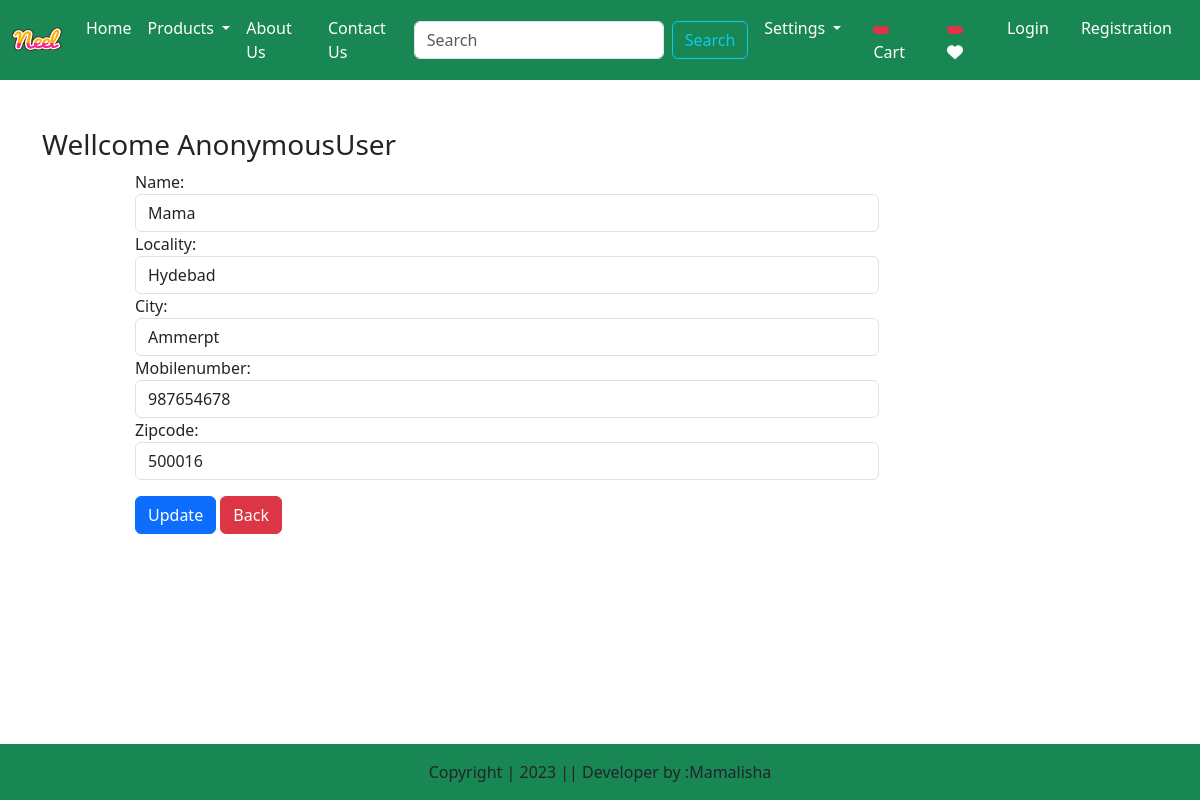
The app's page /updateAddress/3 with its own data.
### testapp/models.py (models this page shows, shortened)
class Customer(models.Model):
    user = models.ForeignKey(User , on_delete = models.CASCADE)
    name = models.CharField(max_length = 200)
    locality = models.CharField(max_length = 200)
    city = models.CharField(max_length = 50)
    mobilenumber = models.IntegerField(default = 0)
    zipcode = models.IntegerField()

### testapp/views.py (the view, shortened to what this page needs)
# urls.py: path('updateAddress/<int:pk>', views.updateAddress.as_view(), name='updateAddress'),
class updateAddress(View):
    def get(self,request,pk):
        add = Customer.objects.get(pk=pk)
        form = CustomerProfileForm(instance=add)
        totalitem = 0
        wishitem = 0
        if request.user.is_authenticated:
            totalitem=len(Cart.objects.filter(user=request.user))
            wishitem=len(Wishlist.objects.filter(user=request.user))
        return render(request,'testapp/updateaddress.html',locals())

### testapp/forms.py
class CustomerProfileForm(forms.ModelForm):
    class Meta:
        model = Customer
        fields =['name','locality','city','mobilenumber','zipcode']
        widgets = {
            'name':forms.TextInput(attrs={'class':'form-control'}),
            'locality':forms.TextInput(attrs={'class':'form-control'}),
            'city':forms.TextInput(attrs={'class':'form-control'}),
            'mobilenumber':forms.NumberInput(attrs={'class':'form-control'}),
            'zipcode':forms.NumberInput(attrs={'class':'form-control'}),
        }

### templates/testapp/updateaddress.html (shortened to what this page needs)
<!DOCTYPE html>
{% extends "testapp/base.html" %}
{% load static %}
{% block main-content %}
<div class="container my-5">
    <div class='row'>
        <h3>Wellcome <span class='text-capitalize'>{{request.user}}</span></h3>
    </div>
    <div class="col-sm-8 offset-sm-1">
        <form action="" method='post'>
            {% for fm in form  %}
                {{fm.label_tag}} {{fm}} <small class='text-danger'>{{fm.errors|striptags}}</small>
            {% endfor %}
            <div class='col-12 mt-3'>
                <button type='submit' class = 'btn btn-primary'>Update</button>
                <a href="/address" type='button' class='btn btn-danger'>Back</a>
            </div>
        </form>
    </div>
</div>
{% endblock main-content %}

### records on screen
Customer: form "Mama" "Hydebad" "Ammerpt" "987654678" "500016"

### other values on screen
{{ request.user }} "AnonymousUser"
{{ fm.label_tag }} "Name:" "Locality:" "City:" "Mobilenumber:" "Zipcode:"
